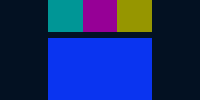
                     <widget class="QWidget" name="page_5">
                      <layout class="QHBoxLayout" name="horizontalLayout_8">
                       <property name="spacing">
                        <number>0</number>
                       </property>
                       <property name="leftMargin">
                        <number>0</number>
                       </property>
                       <property name="topMargin">
                        <number>0</number>
                       </property>
                       <property name="rightMargin">
                        <number>0</number>
                       </property>
                       <property name="bottomMargin">
                        <number>0</number>
                       </property>
                       <item>
                        <widget class="QWidget" name="empty_9" native="true">
                         <property name="sizePolicy">
                          <sizepolicy hsizetype="Preferred" vsizetype="Preferred">
                           <horstretch>8</horstretch>
                           <verstretch>0</verstretch>
                          </sizepolicy>
                         </property>
                         <property name="styleSheet">
                          <string notr="true">background:rgb(3,17,34)
</string>
                         </property>
                        </widget>
                       </item>
                       <item>
                        <widget class="QWidget" name="holder_1" native="true">
                         <property name="sizePolicy">
                          <sizepolicy hsizetype="Preferred" vsizetype="Preferred">
                           <horstretch>17</horstretch>
                           <verstretch>0</verstretch>
                          </sizepolicy>
                         </property>
                         <layout class="QVBoxLayout" name="verticalLayout_13">
                          <property name="spacing">
                           <number>0</number>
                          </property>
                          <property name="leftMargin">
                           <number>0</number>
                          </property>
                          <property name="topMargin">
                           <number>0</number>
                          </property>
                          <property name="rightMargin">
                           <number>0</number>
                          </property>
                          <property name="bottomMargin">
                           <number>0</number>
                          </property>
                          <item>
                           <widget class="QWidget" name="fieldVZielholder" native="true">
                            <property name="sizePolicy">
                             <sizepolicy hsizetype="Preferred" vsizetype="Preferred">
                              <horstretch>0</horstretch>
                              <verstretch>16</verstretch>
                             </sizepolicy>
                            </property>
                            <property name="styleSheet">
                             <string notr="true">background:rgb(3,17,34)
</string>
                            </property>
                            <layout class="QHBoxLayout" name="horizontalLayout_9">
                             <property name="spacing">
                              <number>0</number>
                             </property>
                             <property name="leftMargin">
                              <number>0</number>
                             </property>
                             <property name="topMargin">
                              <number>0</number>
                             </property>
                             <property name="rightMargin">
                              <number>0</number>
                             </property>
                             <property name="bottomMargin">
                              <number>0</number>
                             </property>
                             <item>
                              <widget class="dmiLabel" name="fieldVZile100" native="true">
                               <property name="styleSheet">
                                <string notr="true">background:rgb(0,150,150)
</string>
                               </property>
                              </widget>
                             </item>
                             <item>
                              <widget class="dmiLabel" name="fieldVZile10" native="true">
                               <property name="styleSheet">
                                <string notr="true">background:rgb(150,0,150)
</string>
                               </property>
                              </widget>
                             </item>
                             <item>
                              <widget class="dmiLabel" name="fieldVZile1" native="true">
                               <property name="styleSheet">
                                <string notr="true">background:rgb(150,150,0)
</string>
                               </property>
                              </widget>
                             </item>
                            </layout>
                           </widget>
                          </item>
                          <item>
                           <widget class="QWidget" name="empty_7" native="true">
                            <property name="sizePolicy">
                             <sizepolicy hsizetype="Preferred" vsizetype="Preferred">
                              <horstretch>0</horstretch>
                              <verstretch>3</verstretch>
                             </sizepolicy>
                            </property>
                            <property name="styleSheet">
                             <string notr="true">background:rgb(3,17,34)
</string>
                            </property>
                           </widget>
                          </item>
                          <item>
                           <widget class="dmiLabel" name="fieldC1l" native="true">
                            <property name="sizePolicy">
                             <sizepolicy hsizetype="Preferred" vsizetype="Preferred">
                              <horstretch>0</horstretch>
                              <verstretch>31</verstretch>
                             </sizepolicy>
                            </property>
                            <property name="styleSheet">
                             <string notr="true">background:rgb(10,52,240)
</string>
                            </property>
                           </widget>
                          </item>
                         </layout>
                        </widget>
                       </item>
                       <item>
                        <widget class="QWidget" name="empty_10" native="true">
                         <property name="sizePolicy">
                          <sizepolicy hsizetype="Preferred" vsizetype="Preferred">
                           <horstretch>8</horstretch>
                           <verstretch>0</verstretch>
                          </sizepolicy>
                         </property>
                         <property name="styleSheet">
                          <string notr="true">background:rgb(3,17,34)
</string>
                         </property>
                        </widget>
                       </item>
                      </layout>
                     </widget>
